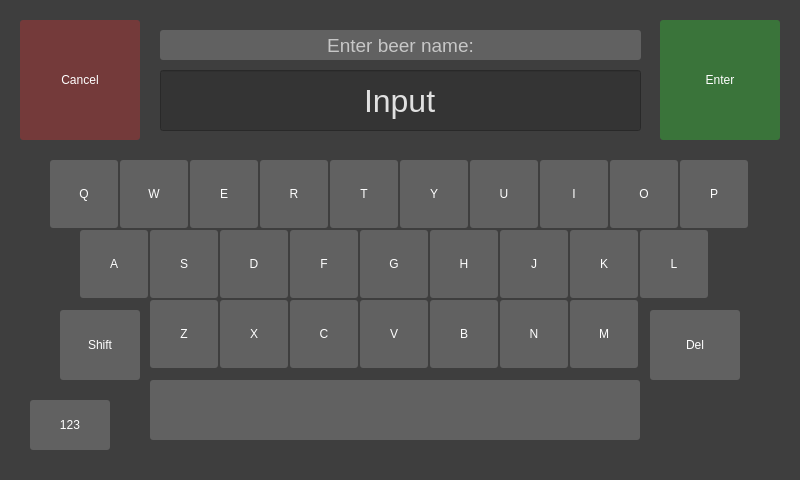
<?xml version="1.0" encoding="UTF-8"?>
<ui version="4.0">
 <class>KeyboardDialog</class>
 <widget class="QDialog" name="KeyboardDialog">
  <property name="windowModality">
   <enum>Qt::ApplicationModal</enum>
  </property>
  <property name="geometry">
   <rect>
    <x>0</x>
    <y>0</y>
    <width>800</width>
    <height>480</height>
   </rect>
  </property>
  <property name="windowTitle">
   <string>Dialog</string>
  </property>
  <property name="windowIcon">
   <iconset resource="../resources.qrc">
    <normaloff>:/images/Logo.png</normaloff>:/images/Logo.png</iconset>
  </property>
  <property name="styleSheet">
   <string notr="true">#centralwidget, QDialog
{
        background-image: url(:/images/Background1.png);
        background-color: rgb(62, 62, 62);
}

QPushButton
{
        background-color:rgb(150,150,150,100);
        border-radius:3;
}

QPushButton:checked
{
        background-color:rgb(100,100,100,100);
        border-radius:3;
}

QLabel, #scrollPane, #scrollPane2
{
        color:rgb(200,200,200,200);
        background-color:rgb(150,150,150, 100);
        border-radius:3;
}

QScrollBar:horizontal, QScrollBar:vertical
{
        height:50px;
        width:50px;
        background-color:rgb(150, 150, 150, 140);
}
</string>
  </property>
  <property name="modal">
   <bool>true</bool>
  </property>
  <widget class="QPushButton" name="pushButton_Q">
   <property name="geometry">
    <rect>
     <x>50</x>
     <y>160</y>
     <width>68</width>
     <height>68</height>
    </rect>
   </property>
   <property name="focusPolicy">
    <enum>Qt::NoFocus</enum>
   </property>
   <property name="styleSheet">
    <string notr="true">color: rgb(255, 255, 255);
selection-color: rgb(255, 255, 0);</string>
   </property>
   <property name="text">
    <string>Q</string>
   </property>
   <property name="flat">
    <bool>false</bool>
   </property>
  </widget>
  <widget class="QPushButton" name="pushButton_W">
   <property name="geometry">
    <rect>
     <x>120</x>
     <y>160</y>
     <width>68</width>
     <height>68</height>
    </rect>
   </property>
   <property name="focusPolicy">
    <enum>Qt::NoFocus</enum>
   </property>
   <property name="styleSheet">
    <string notr="true">color: rgb(255, 255, 255);
selection-color: rgb(255, 255, 0);</string>
   </property>
   <property name="text">
    <string>W</string>
   </property>
   <property name="flat">
    <bool>false</bool>
   </property>
  </widget>
  <widget class="QPushButton" name="pushButton_E">
   <property name="geometry">
    <rect>
     <x>190</x>
     <y>160</y>
     <width>68</width>
     <height>68</height>
    </rect>
   </property>
   <property name="focusPolicy">
    <enum>Qt::NoFocus</enum>
   </property>
   <property name="styleSheet">
    <string notr="true">color: rgb(255, 255, 255);
selection-color: rgb(255, 255, 0);</string>
   </property>
   <property name="text">
    <string>E</string>
   </property>
   <property name="flat">
    <bool>false</bool>
   </property>
  </widget>
  <widget class="QPushButton" name="pushButton_P">
   <property name="geometry">
    <rect>
     <x>680</x>
     <y>160</y>
     <width>68</width>
     <height>68</height>
    </rect>
   </property>
   <property name="focusPolicy">
    <enum>Qt::NoFocus</enum>
   </property>
   <property name="styleSheet">
    <string notr="true">color: rgb(255, 255, 255);
selection-color: rgb(255, 255, 0);</string>
   </property>
   <property name="text">
    <string>P</string>
   </property>
   <property name="flat">
    <bool>false</bool>
   </property>
  </widget>
  <widget class="QPushButton" name="pushButton_O">
   <property name="geometry">
    <rect>
     <x>610</x>
     <y>160</y>
     <width>68</width>
     <height>68</height>
    </rect>
   </property>
   <property name="focusPolicy">
    <enum>Qt::NoFocus</enum>
   </property>
   <property name="styleSheet">
    <string notr="true">color: rgb(255, 255, 255);
selection-color: rgb(255, 255, 0);</string>
   </property>
   <property name="text">
    <string>O</string>
   </property>
   <property name="flat">
    <bool>false</bool>
   </property>
  </widget>
  <widget class="QPushButton" name="pushButton_I">
   <property name="geometry">
    <rect>
     <x>540</x>
     <y>160</y>
     <width>68</width>
     <height>68</height>
    </rect>
   </property>
   <property name="focusPolicy">
    <enum>Qt::NoFocus</enum>
   </property>
   <property name="styleSheet">
    <string notr="true">color: rgb(255, 255, 255);
selection-color: rgb(255, 255, 0);</string>
   </property>
   <property name="text">
    <string>I</string>
   </property>
   <property name="flat">
    <bool>false</bool>
   </property>
  </widget>
  <widget class="QPushButton" name="pushButton_U">
   <property name="geometry">
    <rect>
     <x>470</x>
     <y>160</y>
     <width>68</width>
     <height>68</height>
    </rect>
   </property>
   <property name="focusPolicy">
    <enum>Qt::NoFocus</enum>
   </property>
   <property name="styleSheet">
    <string notr="true">color: rgb(255, 255, 255);
selection-color: rgb(255, 255, 0);</string>
   </property>
   <property name="text">
    <string>U</string>
   </property>
   <property name="flat">
    <bool>false</bool>
   </property>
  </widget>
  <widget class="QPushButton" name="pushButton_Y">
   <property name="geometry">
    <rect>
     <x>400</x>
     <y>160</y>
     <width>68</width>
     <height>68</height>
    </rect>
   </property>
   <property name="focusPolicy">
    <enum>Qt::NoFocus</enum>
   </property>
   <property name="styleSheet">
    <string notr="true">color: rgb(255, 255, 255);
selection-color: rgb(255, 255, 0);</string>
   </property>
   <property name="text">
    <string>Y</string>
   </property>
   <property name="flat">
    <bool>false</bool>
   </property>
  </widget>
  <widget class="QPushButton" name="pushButton_T">
   <property name="geometry">
    <rect>
     <x>330</x>
     <y>160</y>
     <width>68</width>
     <height>68</height>
    </rect>
   </property>
   <property name="focusPolicy">
    <enum>Qt::NoFocus</enum>
   </property>
   <property name="styleSheet">
    <string notr="true">color: rgb(255, 255, 255);
selection-color: rgb(255, 255, 0);</string>
   </property>
   <property name="text">
    <string>T</string>
   </property>
   <property name="flat">
    <bool>false</bool>
   </property>
  </widget>
  <widget class="QPushButton" name="pushButton_R">
   <property name="geometry">
    <rect>
     <x>260</x>
     <y>160</y>
     <width>68</width>
     <height>68</height>
    </rect>
   </property>
   <property name="focusPolicy">
    <enum>Qt::NoFocus</enum>
   </property>
   <property name="styleSheet">
    <string notr="true">color: rgb(255, 255, 255);
selection-color: rgb(255, 255, 0);</string>
   </property>
   <property name="text">
    <string>R</string>
   </property>
   <property name="flat">
    <bool>false</bool>
   </property>
  </widget>
  <widget class="QPushButton" name="pushButton_D">
   <property name="geometry">
    <rect>
     <x>220</x>
     <y>230</y>
     <width>68</width>
     <height>68</height>
    </rect>
   </property>
   <property name="focusPolicy">
    <enum>Qt::NoFocus</enum>
   </property>
   <property name="styleSheet">
    <string notr="true">color: rgb(255, 255, 255);
selection-color: rgb(255, 255, 0);</string>
   </property>
   <property name="text">
    <string>D</string>
   </property>
   <property name="flat">
    <bool>false</bool>
   </property>
  </widget>
  <widget class="QPushButton" name="pushButton_L">
   <property name="geometry">
    <rect>
     <x>640</x>
     <y>230</y>
     <width>68</width>
     <height>68</height>
    </rect>
   </property>
   <property name="focusPolicy">
    <enum>Qt::NoFocus</enum>
   </property>
   <property name="styleSheet">
    <string notr="true">color: rgb(255, 255, 255);
selection-color: rgb(255, 255, 0);</string>
   </property>
   <property name="text">
    <string>L</string>
   </property>
   <property name="flat">
    <bool>false</bool>
   </property>
  </widget>
  <widget class="QPushButton" name="pushButton_J">
   <property name="geometry">
    <rect>
     <x>500</x>
     <y>230</y>
     <width>68</width>
     <height>68</height>
    </rect>
   </property>
   <property name="focusPolicy">
    <enum>Qt::NoFocus</enum>
   </property>
   <property name="styleSheet">
    <string notr="true">color: rgb(255, 255, 255);
selection-color: rgb(255, 255, 0);</string>
   </property>
   <property name="text">
    <string>J</string>
   </property>
   <property name="flat">
    <bool>false</bool>
   </property>
  </widget>
  <widget class="QPushButton" name="pushButton_G">
   <property name="geometry">
    <rect>
     <x>360</x>
     <y>230</y>
     <width>68</width>
     <height>68</height>
    </rect>
   </property>
   <property name="focusPolicy">
    <enum>Qt::NoFocus</enum>
   </property>
   <property name="styleSheet">
    <string notr="true">color: rgb(255, 255, 255);
selection-color: rgb(255, 255, 0);</string>
   </property>
   <property name="text">
    <string>G</string>
   </property>
   <property name="flat">
    <bool>false</bool>
   </property>
  </widget>
  <widget class="QPushButton" name="pushButton_S">
   <property name="geometry">
    <rect>
     <x>150</x>
     <y>230</y>
     <width>68</width>
     <height>68</height>
    </rect>
   </property>
   <property name="focusPolicy">
    <enum>Qt::NoFocus</enum>
   </property>
   <property name="styleSheet">
    <string notr="true">color: rgb(255, 255, 255);
selection-color: rgb(255, 255, 0);</string>
   </property>
   <property name="text">
    <string>S</string>
   </property>
   <property name="flat">
    <bool>false</bool>
   </property>
  </widget>
  <widget class="QPushButton" name="pushButton_F">
   <property name="geometry">
    <rect>
     <x>290</x>
     <y>230</y>
     <width>68</width>
     <height>68</height>
    </rect>
   </property>
   <property name="focusPolicy">
    <enum>Qt::NoFocus</enum>
   </property>
   <property name="styleSheet">
    <string notr="true">color: rgb(255, 255, 255);
selection-color: rgb(255, 255, 0);</string>
   </property>
   <property name="text">
    <string>F</string>
   </property>
   <property name="flat">
    <bool>false</bool>
   </property>
  </widget>
  <widget class="QPushButton" name="pushButton_A">
   <property name="geometry">
    <rect>
     <x>80</x>
     <y>230</y>
     <width>68</width>
     <height>68</height>
    </rect>
   </property>
   <property name="focusPolicy">
    <enum>Qt::NoFocus</enum>
   </property>
   <property name="styleSheet">
    <string notr="true">color: rgb(255, 255, 255);
selection-color: rgb(255, 255, 0);</string>
   </property>
   <property name="text">
    <string>A</string>
   </property>
   <property name="flat">
    <bool>false</bool>
   </property>
  </widget>
  <widget class="QPushButton" name="pushButton_H">
   <property name="geometry">
    <rect>
     <x>430</x>
     <y>230</y>
     <width>68</width>
     <height>68</height>
    </rect>
   </property>
   <property name="focusPolicy">
    <enum>Qt::NoFocus</enum>
   </property>
   <property name="styleSheet">
    <string notr="true">color: rgb(255, 255, 255);
selection-color: rgb(255, 255, 0);</string>
   </property>
   <property name="text">
    <string>H</string>
   </property>
   <property name="flat">
    <bool>false</bool>
   </property>
  </widget>
  <widget class="QPushButton" name="pushButton_K">
   <property name="geometry">
    <rect>
     <x>570</x>
     <y>230</y>
     <width>68</width>
     <height>68</height>
    </rect>
   </property>
   <property name="focusPolicy">
    <enum>Qt::NoFocus</enum>
   </property>
   <property name="styleSheet">
    <string notr="true">color: rgb(255, 255, 255);
selection-color: rgb(255, 255, 0);</string>
   </property>
   <property name="text">
    <string>K</string>
   </property>
   <property name="flat">
    <bool>false</bool>
   </property>
  </widget>
  <widget class="QPushButton" name="pushButton_N">
   <property name="geometry">
    <rect>
     <x>500</x>
     <y>300</y>
     <width>68</width>
     <height>68</height>
    </rect>
   </property>
   <property name="focusPolicy">
    <enum>Qt::NoFocus</enum>
   </property>
   <property name="styleSheet">
    <string notr="true">color: rgb(255, 255, 255);
selection-color: rgb(255, 255, 0);</string>
   </property>
   <property name="text">
    <string>N</string>
   </property>
   <property name="flat">
    <bool>false</bool>
   </property>
  </widget>
  <widget class="QPushButton" name="pushButton_M">
   <property name="geometry">
    <rect>
     <x>570</x>
     <y>300</y>
     <width>68</width>
     <height>68</height>
    </rect>
   </property>
   <property name="focusPolicy">
    <enum>Qt::NoFocus</enum>
   </property>
   <property name="styleSheet">
    <string notr="true">color: rgb(255, 255, 255);
selection-color: rgb(255, 255, 0);</string>
   </property>
   <property name="text">
    <string>M</string>
   </property>
   <property name="flat">
    <bool>false</bool>
   </property>
  </widget>
  <widget class="QPushButton" name="pushButton_C">
   <property name="geometry">
    <rect>
     <x>290</x>
     <y>300</y>
     <width>68</width>
     <height>68</height>
    </rect>
   </property>
   <property name="focusPolicy">
    <enum>Qt::NoFocus</enum>
   </property>
   <property name="styleSheet">
    <string notr="true">color: rgb(255, 255, 255);
selection-color: rgb(255, 255, 0);</string>
   </property>
   <property name="text">
    <string>C</string>
   </property>
   <property name="flat">
    <bool>false</bool>
   </property>
  </widget>
  <widget class="QPushButton" name="pushButton_X">
   <property name="geometry">
    <rect>
     <x>220</x>
     <y>300</y>
     <width>68</width>
     <height>68</height>
    </rect>
   </property>
   <property name="focusPolicy">
    <enum>Qt::NoFocus</enum>
   </property>
   <property name="styleSheet">
    <string notr="true">color: rgb(255, 255, 255);
selection-color: rgb(255, 255, 0);</string>
   </property>
   <property name="text">
    <string>X</string>
   </property>
   <property name="flat">
    <bool>false</bool>
   </property>
  </widget>
  <widget class="QPushButton" name="pushButton_B">
   <property name="geometry">
    <rect>
     <x>430</x>
     <y>300</y>
     <width>68</width>
     <height>68</height>
    </rect>
   </property>
   <property name="focusPolicy">
    <enum>Qt::NoFocus</enum>
   </property>
   <property name="styleSheet">
    <string notr="true">color: rgb(255, 255, 255);
selection-color: rgb(255, 255, 0);</string>
   </property>
   <property name="text">
    <string>B</string>
   </property>
   <property name="flat">
    <bool>false</bool>
   </property>
  </widget>
  <widget class="QPushButton" name="pushButton_V">
   <property name="geometry">
    <rect>
     <x>360</x>
     <y>300</y>
     <width>68</width>
     <height>68</height>
    </rect>
   </property>
   <property name="focusPolicy">
    <enum>Qt::NoFocus</enum>
   </property>
   <property name="styleSheet">
    <string notr="true">color: rgb(255, 255, 255);
selection-color: rgb(255, 255, 0);</string>
   </property>
   <property name="text">
    <string>V</string>
   </property>
   <property name="flat">
    <bool>false</bool>
   </property>
  </widget>
  <widget class="QPushButton" name="pushButton_Z">
   <property name="geometry">
    <rect>
     <x>150</x>
     <y>300</y>
     <width>68</width>
     <height>68</height>
    </rect>
   </property>
   <property name="focusPolicy">
    <enum>Qt::NoFocus</enum>
   </property>
   <property name="styleSheet">
    <string notr="true">color: rgb(255, 255, 255);
selection-color: rgb(255, 255, 0);</string>
   </property>
   <property name="text">
    <string>Z</string>
   </property>
   <property name="flat">
    <bool>false</bool>
   </property>
  </widget>
  <widget class="QPushButton" name="pushButton_Space">
   <property name="geometry">
    <rect>
     <x>150</x>
     <y>380</y>
     <width>490</width>
     <height>60</height>
    </rect>
   </property>
   <property name="focusPolicy">
    <enum>Qt::NoFocus</enum>
   </property>
   <property name="styleSheet">
    <string notr="true">color: rgb(255, 255, 255);
selection-color: rgb(255, 255, 0);</string>
   </property>
   <property name="text">
    <string/>
   </property>
   <property name="flat">
    <bool>false</bool>
   </property>
  </widget>
  <widget class="QPushButton" name="pushButton_ChangeKeyboard">
   <property name="geometry">
    <rect>
     <x>30</x>
     <y>400</y>
     <width>80</width>
     <height>50</height>
    </rect>
   </property>
   <property name="focusPolicy">
    <enum>Qt::NoFocus</enum>
   </property>
   <property name="styleSheet">
    <string notr="true">color: rgb(255, 255, 255);
selection-color: rgb(255, 255, 0);</string>
   </property>
   <property name="text">
    <string>123</string>
   </property>
   <property name="flat">
    <bool>false</bool>
   </property>
  </widget>
  <widget class="QPushButton" name="pushButton_Enter">
   <property name="geometry">
    <rect>
     <x>660</x>
     <y>20</y>
     <width>120</width>
     <height>120</height>
    </rect>
   </property>
   <property name="focusPolicy">
    <enum>Qt::NoFocus</enum>
   </property>
   <property name="styleSheet">
    <string notr="true">color: rgb(255, 255, 255);
background-color: rgba(50, 200, 50, 100);
selection-color: rgb(255, 255, 0);</string>
   </property>
   <property name="text">
    <string>Enter</string>
   </property>
   <property name="flat">
    <bool>false</bool>
   </property>
  </widget>
  <widget class="QLineEdit" name="inputField">
   <property name="geometry">
    <rect>
     <x>160</x>
     <y>70</y>
     <width>481</width>
     <height>61</height>
    </rect>
   </property>
   <property name="font">
    <font>
     <pointsize>24</pointsize>
    </font>
   </property>
   <property name="styleSheet">
    <string notr="true">color: rgb(225, 225, 225); background-color:rgb(50,50,50,200);</string>
   </property>
   <property name="text">
    <string>Input</string>
   </property>
   <property name="alignment">
    <set>Qt::AlignCenter</set>
   </property>
  </widget>
  <widget class="QLabel" name="label">
   <property name="geometry">
    <rect>
     <x>160</x>
     <y>30</y>
     <width>481</width>
     <height>30</height>
    </rect>
   </property>
   <property name="font">
    <font>
     <pointsize>14</pointsize>
    </font>
   </property>
   <property name="styleSheet">
    <string notr="true">color: rgb(199, 199, 199);</string>
   </property>
   <property name="text">
    <string>Enter beer name:</string>
   </property>
   <property name="alignment">
    <set>Qt::AlignCenter</set>
   </property>
  </widget>
  <widget class="QPushButton" name="pushButton_Shift">
   <property name="geometry">
    <rect>
     <x>60</x>
     <y>310</y>
     <width>80</width>
     <height>70</height>
    </rect>
   </property>
   <property name="focusPolicy">
    <enum>Qt::NoFocus</enum>
   </property>
   <property name="styleSheet">
    <string notr="true">color: rgb(255, 255, 255);
selection-color: rgb(255, 255, 0);</string>
   </property>
   <property name="text">
    <string>Shift</string>
   </property>
   <property name="flat">
    <bool>false</bool>
   </property>
  </widget>
  <widget class="QPushButton" name="pushButton_Delete">
   <property name="geometry">
    <rect>
     <x>650</x>
     <y>310</y>
     <width>90</width>
     <height>70</height>
    </rect>
   </property>
   <property name="focusPolicy">
    <enum>Qt::NoFocus</enum>
   </property>
   <property name="styleSheet">
    <string notr="true">color: rgb(255, 255, 255);
selection-color: rgb(255, 255, 0);</string>
   </property>
   <property name="text">
    <string>Del</string>
   </property>
   <property name="flat">
    <bool>false</bool>
   </property>
  </widget>
  <widget class="QPushButton" name="pushButton_Cancel">
   <property name="geometry">
    <rect>
     <x>20</x>
     <y>20</y>
     <width>120</width>
     <height>120</height>
    </rect>
   </property>
   <property name="focusPolicy">
    <enum>Qt::NoFocus</enum>
   </property>
   <property name="styleSheet">
    <string notr="true">color: rgb(255, 255, 255);
background-color: rgba(200, 50, 50, 100);
selection-color: rgb(255, 255, 0);</string>
   </property>
   <property name="text">
    <string>Cancel</string>
   </property>
   <property name="flat">
    <bool>false</bool>
   </property>
  </widget>
 </widget>
 <resources>
  <include location="../resources.qrc"/>
 </resources>
 <connections/>
</ui>
